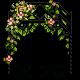

Below is a game level as drawn by its tile map, then a one-line description and the .tmx file that defines it, in full:
An orthogonal 5x5 tile map with 16x16 px tiles, 5 tile layers (Back, Back2, Buildings, Front, ...), 2 tilesets.

<map version="1.2" tiledversion="1.3.5" orientation="orthogonal" renderorder="right-down" compressionlevel="0" width="5" height="5" tilewidth="16" tileheight="16" infinite="0" nextlayerid="12" nextobjectid="59">
 <tileset firstgid="1" name="zspring_ironfv" tilewidth="16" tileheight="16" tilecount="25" columns="5">
  <image source="spring_ironfv.png" width="80" height="80" />
 </tileset>
 <tileset firstgid="26" name="zblank" tilewidth="16" tileheight="16" tilecount="1" columns="1">
  <image source="blank.png" width="16" height="16" />
 </tileset>
 <layer id="1" name="Back" width="5" height="5">
  <data encoding="csv">
0,0,0,0,0,
0,0,0,0,0,
0,0,0,0,0,
0,0,0,0,0,
0,0,0,0,0
</data>
 </layer>
 <objectgroup id="2" name="Back" />
 <layer id="8" name="Back2" width="5" height="5">
  <properties>
   <property name="DrawAbove" value="Back" />
  </properties>
  <data encoding="csv">
0,0,0,0,0,
0,0,0,0,0,
0,0,0,0,0,
16,17,18,19,20,
21,22,23,24,25
</data>
 </layer>
 <objectgroup id="9" name="Back2" />
 <layer id="3" name="Buildings" width="5" height="5">
  <data encoding="csv">
0,0,0,0,0,
0,0,0,0,0,
0,0,0,0,0,
26,0,0,0,26,
26,0,0,0,26
</data>
 </layer>
 <objectgroup id="4" name="Buildings" />
 <layer id="10" name="Front" width="5" height="5">
  <data encoding="csv">
0,0,0,0,0,
6,7,8,9,10,
11,12,13,14,15,
0,0,0,0,0,
0,0,0,0,0
</data>
 </layer>
 <objectgroup id="6" name="Front" />
 <layer id="5" name="AlwaysFront" width="5" height="5">
  <data encoding="csv">
1,2,3,4,5,
0,0,0,0,0,
0,0,0,0,0,
0,0,0,0,0,
0,0,0,0,0
</data>
 </layer>
 <objectgroup id="11" name="AlwaysFront" />
</map>
